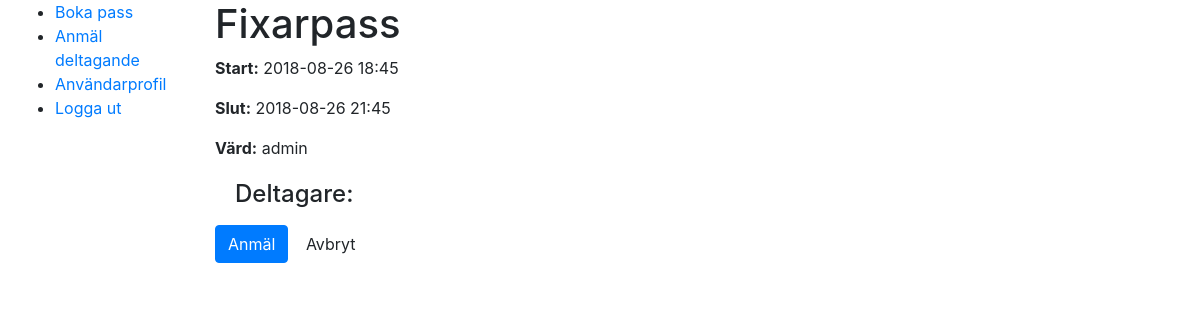
The app's page /scheduler/joinEvent/6a7aa83b-d73e-4c2a-9f2a-266c04e914d9 (signed in), older data.
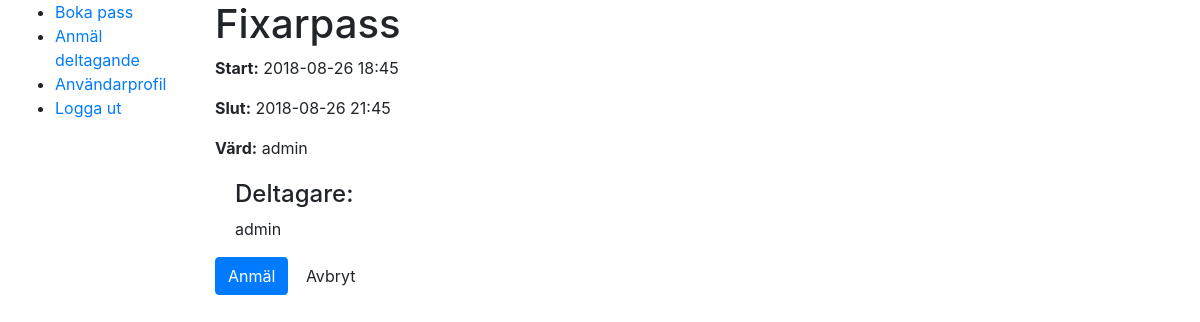
The same page, newer data.
### accounts/models.py (models this page shows, shortened)
class User(AbstractBaseUser, PermissionsMixin):
    USERNAME_FIELD = 'email'
    REQUIRED_FIELDS = ['slackId']
    class Meta:
        verbose_name = 'user'
        verbose_name_plural = 'users'
    objects = UserManager()
    slackIdValid = RegexValidator(r'^((?!@).)*$', 'Ange ditt slacknamn utan @-tecken.',
            code='invalid_slackId')
    email = models.EmailField(unique=True, verbose_name="E-post")
    slackId = models.CharField(max_length=100, verbose_name="Slacknamn", unique=True, blank=False, null=False, validators=[slackIdValid])
    is_active = models.BooleanField(default=False)
    is_staff = models.BooleanField(default=False)
    is_registration_complete = models.BooleanField(default=False)

### scheduler/views.py (the view, shortened to what this page needs)
# urls.py: path('joinEvent/<uuid:pk>', views.EventInstanceUpdateView.as_view(), name='eventinstance-join'),
class EventInstanceUpdateView(LoginRequiredMixin, UpdateView):
    model = EventInstance
    fields = ( )

### scheduler/models.py (called while the page is built)
    @property
    def title(self):
        return self.event.template.title

### scheduler/templatetags/filters.py (called while the page is built)
@register.filter(name='is_participant')
def is_participant(user, eventInstance):
    user_id = int(user.id)
    return eventInstance.participants.filter(id=user_id).exists() # check if relationship exists

### scheduler/templates/scheduler/eventinstance_form.html (shortened to what this page needs)
{% extends "base_generic.html" %}
{% load filters %}
{% block content %}
<h1>{{ form.instance.title }}</h1>
<p><strong>Start:</strong> {{ form.instance.start|date:"Y-m-d H:i" }} </p>
<p><strong>Slut:</strong> {{ form.instance.end|date:"Y-m-d H:i" }} </p>
<p><strong>Värd:</strong> {{ form.instance.host.slackId }}</p>
<div style="margin-left:20px;margin-top:20px">
    <h4>Deltagare: </h4>
      <p>
        {% for participant in form.instance.participants.all %}{% if not forloop.first %}, {% endif %}{{ participant.slackId }}{% endfor %}
      </p>
  </div>
<form action="" method="post" enctype="multipart/form-data">
    {% if request.user|is_participant:form.instance %}
    	<button type="submit" class="btn  btn-primary">Avanmäl</button>
    {% else %}
    	<button type="submit" class="btn  btn-primary">Anmäl</button>
    {% endif %}
    <a href="{% url 'joinEvent' %}"><button type="button" class="btn btn-default">Avbryt</button></a>
</form>
{% endblock %}

Row changes from the older to the newer data that the page shows:
now on this page (row edited): User: slackId "admin"
